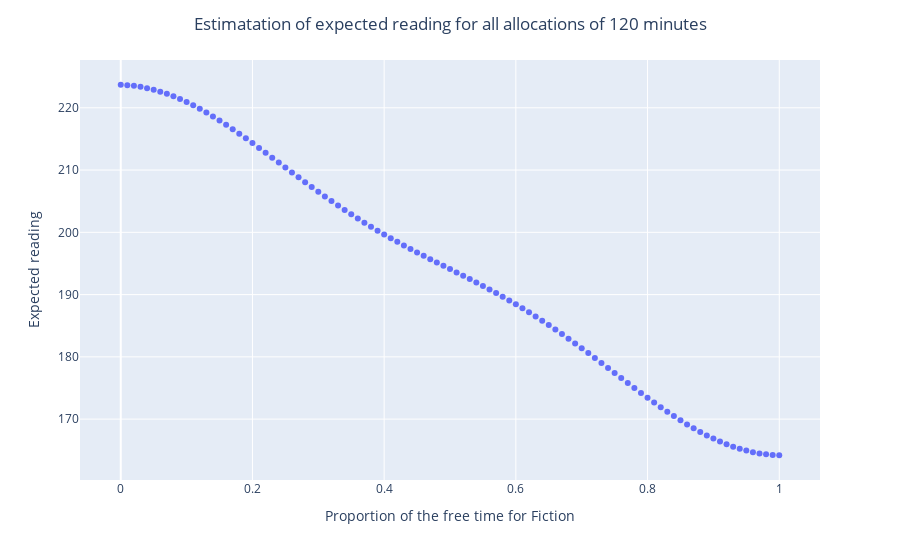

Notebook code cell kept with this figure:
### Code cell
# Plot sales for various proportions between English and Spanish
fig = px.scatter(df_predictions, x="prop_fiction", y="Expected reading")
fig.update_layout(
    title="Estimatation of expected reading for all allocations of 120 minutes",
    title_x=0.5,
    xaxis_title="Proportion of the free time for Fiction",
    yaxis_title="Expected reading",
)
fig.show()

### Figure 1 — Plotly figure (JSON) as saved in the notebook; plotly's stock layout.template omitted (floating-point values rounded to 4 significant figures)
{"data": [{"hovertemplate": "prop_fiction=%{x}<br>Expected reading=%{y}<extra></extra>", "legendgroup": "", "marker": {"color": "#636efa", "symbol": "circle"}, "mode": "markers", "name": "", "orientation": "v", "showlegend": false, "type": "scatter", "x": [0, 0.01, 0.02, 0.03, 0.04, 0.05, 0.06, 0.07, 0.08, 0.09, 0.1, 0.11, 0.12, 0.13, 0.14, 0.15, 0.16, 0.17, 0.18, 0.19, 0.2, 0.21, 0.22, 0.23, 0.24, 0.25, 0.26, 0.27, 0.28, 0.29, 0.3, 0.31, 0.32, 0.33, 0.34, 0.35, 0.36, 0.37, 0.38, 0.39, 0.4, 0.41, 0.42, 0.43, 0.44, 0.45, 0.46, 0.47, 0.48, 0.49, 0.5, 0.51, 0.52, 0.53, 0.54, 0.55, 0.56, 0.57, 0.58, 0.59, 0.6, 0.61, 0.62, 0.63, 0.64, 0.65, 0.66, 0.67, 0.68, 0.69, 0.7, 0.71, 0.72, 0.73, 0.74, 0.75, 0.76, 0.77, 0.78, 0.79, 0.8, 0.81, 0.82, 0.83, 0.84, 0.85, 0.86, 0.87, 0.88, 0.89, 0.9, 0.91, 0.92, 0.93, 0.94, 0.95, 0.96, 0.97, 0.98, 0.99, 1], "xaxis": "x", "y": [223.7, 223.6, 223.5, 223.4, 223.2, 222.9, 222.6, 222.2, 221.8, 221.4, 220.9, 220.4, 219.8, 219.2, 218.6, 218.0, 217.3, 216.6, 215.8, 215.1, 214.3, 213.6, 212.8, 212.0, 211.2, 210.4, 209.6, 208.8, 208.0, 207.3, 206.5, 205.8, 205.0, 204.3, 203.6, 202.9, 202.2, 201.5, 200.9, 200.3, 199.7, 199.1, 198.5, 197.9, 197.3, 196.8, 196.2, 195.7, 195.2, 194.6, 194.1, 193.6, 193.0, 192.5, 191.9, 191.4, 190.8, 190.3, 189.7, 189.1, 188.4, 187.8, 187.2, 186.5, 185.8, 185.1, 184.4, 183.7, 182.9, 182.2, 181.4, 180.6, 179.8, 179.0, 178.2, 177.4, 176.6, 175.8, 175.0, 174.2, 173.4, 172.7, 171.9, 171.2, 170.5, 169.8, 169.1, 168.5, 167.9, 167.4, 166.9, 166.4, 166.0, 165.6, 165.2, 164.9, 164.7, 164.5, 164.3, 164.2, 164.2], "yaxis": "y"}], "layout": {"legend": {"tracegroupgap": 0}, "margin": {"t": 60}, "title": {"text": "Estimatation of expected reading for all allocations of 120 minutes", "x": 0.5}, "xaxis": {"anchor": "y", "domain": [0, 1], "title": {"text": "Proportion of the free time for Fiction"}}, "yaxis": {"anchor": "x", "domain": [0, 1], "title": {"text": "Expected reading"}}}}
